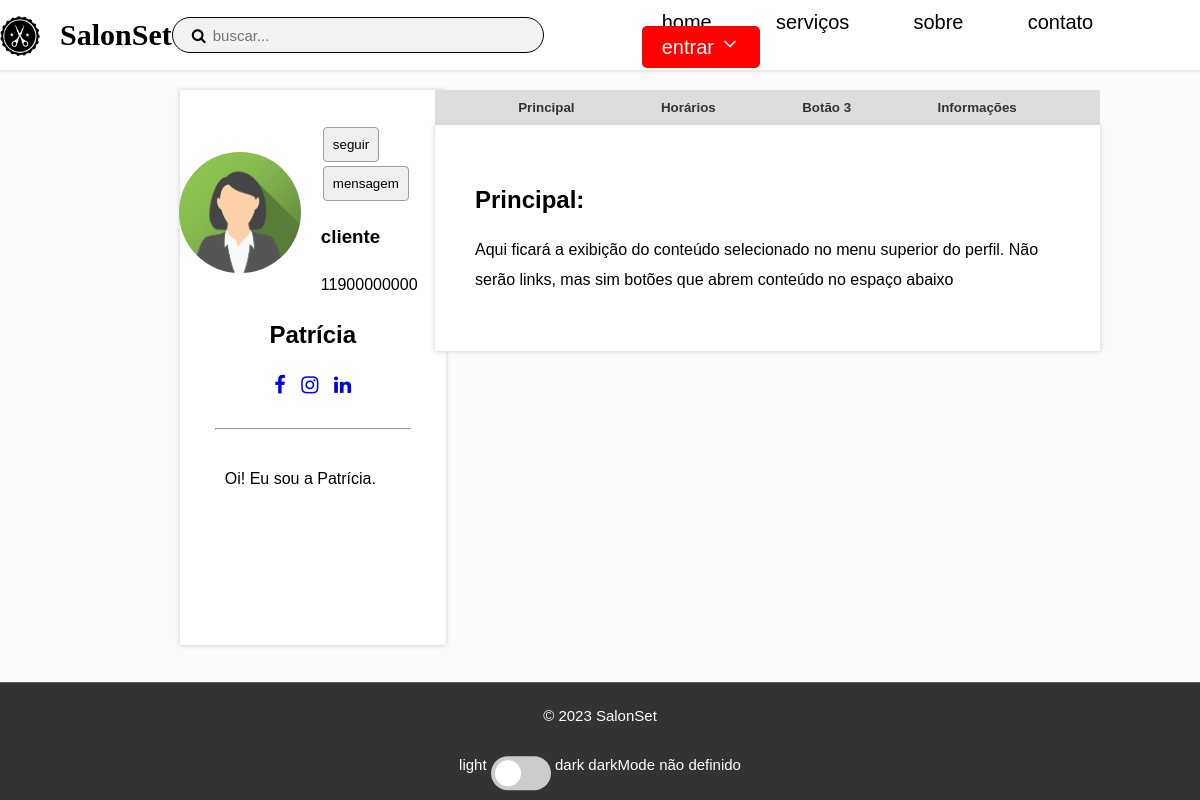
Before: /perfil.php with the older database file.
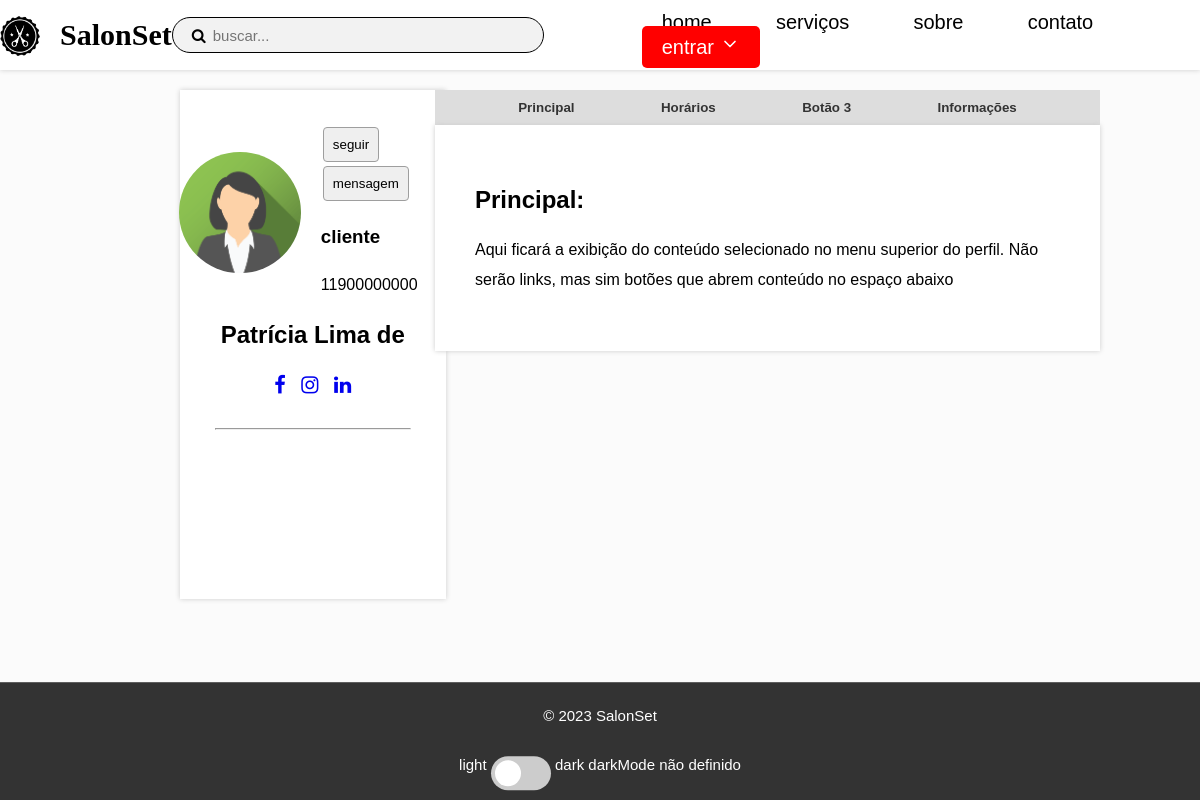
After: the same page with the newer database file.
### perfil.php (the view, shortened to what this page needs)
<?php
include('conexao.php');
?>
<!DOCTYPE html>
<html lang="pt-br">
<head>
  <link rel="stylesheet" href="./index.css">
  <link rel="stylesheet" href="perfilCSS.css">
  <link rel="stylesheet" href="dark-mode.css">
  <link rel="stylesheet" href="https://cdnjs.cloudflare.com/ajax/libs/font-awesome/4.7.0/css/font-awesome.min.css">
</head>
<body>
  <header>
    <?php
    include('header1.php');
    ?>
    <?php
    include('barra-pesquisa.php');
    ?>
    <?php
    if (isset($_SESSION['id']) && session_id() == $_SESSION['id']) {
      include('menu-logado.php');
    } else {
      include('menu-padrao.php');
    }
    ?>
  </header>
  <main>
    <section id="sec1">
      <div class="sidebar sidebar-left">
        <div class="container-perfil">
          <div id="info">
            <div style="display: flex; align-items: center;">
              <div class="cont" style="margin-right: 20px;">
              </div>
              <div>
                <div id="botoes">
                  <button>seguir</button>
                  <button>mensagem</button>
                </div>
                <div id="tipo-user">
                  <h3>
                    <?php
                    $sql = "SELECT tipo FROM usuário WHERE id_usuario = 1";
                    $result = mysqli_query($conn, $sql);
                    if (mysqli_num_rows($result) > 0) {
                      while ($row = mysqli_fetch_assoc($result)) {
                        echo $row["tipo"];
                      }
                    } else {
                      echo "Não há mensagens.";
                    }
                    ?>
                  </h3>
                </div>
                <div id="telefone">
                  <?php
                  $sql = "SELECT telefone FROM usuário WHERE id_usuario = 1";
                  $result = mysqli_query($conn, $sql);
                  if (mysqli_num_rows($result) > 0 && !empty($result)) {
                    while ($row = mysqli_fetch_assoc($result)) {
                      echo $row["telefone"];
                    }
                  } else {
                    echo "(11) 90000-0000";
                  }
                  ?>
                </div>
              </div>
            </div>
            <div id="name">
              <h2 id="nomeperfil">
                <?php
                $sql = "SELECT nome FROM usuário WHERE id_usuario = 1";
                $result = mysqli_query($conn, $sql);
                if (mysqli_num_rows($result) > 0 && !empty($result)) {
                  while ($row = mysqli_fetch_assoc($result)) {
                    echo $row["nome"];
                  }
                } else {
                  echo "Nome-User";
                }
                ?>
              </h2>
            </div>
            <div id="links">
              <a href="https://www.facebook.com/"><i class="fa fa-facebook"></i></a>
              <a href="https://www.instagram.com/"><i class="fa fa-instagram"></i></a>
              <a href="https://www.linkedin.com/"><i class="fa fa-linkedin"></i></a>
            </div>
          </div>
          <hr>
          <div id="info">
            <div id="bio">
              <p id="sobre">
                <?php
                $sql = "SELECT bio FROM usuário WHERE id_usuario = 1";
                $result = mysqli_query($conn, $sql);
                if (mysqli_num_rows($result) > 0 && !empty($result)) {
                  while ($row = mysqli_fetch_assoc($result)) {
                    echo $row["bio"];
                  }
                } else {
                  echo "Sobre-User";
                }
                ?>
              </p>
            </div>
          </div>
        </div>
      </div>
    </section>
    <section id="sec2">
      <div class="sidebar sidebar-right">
        <nav id="menu-content">
          <button id="botao1" class="menu-button active" data-target="content1">Principal</button>
          <button id="botao2" class="menu-button" data-target="content2">Horários</button>
          <button id="botao3" class="menu-button" data-target="content3">Botão 3</button>
          <button id="botao4" class="menu-button" data-target="content4">Informações</button>
        </nav>
        <div class="container-content">
          <div id="conteudo">
            <div class="content active" id="conteudo1">
              <h2>Principal:</h2>
              <p>Aqui ficará a exibição do conteúdo selecionado no menu superior do perfil. Não serão links,
                mas sim botões que abrem conteúdo no espaço abaixo</p>
            </div>
          </div>
        </div>
      </div>
    </section>
  </main>
  <?php
  include 'footer.php';
  ?>
</body>
</html>

Changed rows visible on the page:
no longer on one of the page's lists (row edited): usuário: bio "Oi! Eu sou a Patrícia."
changed usuário "cliente": nome "Patrícia" → "Patrícia Lima de"
